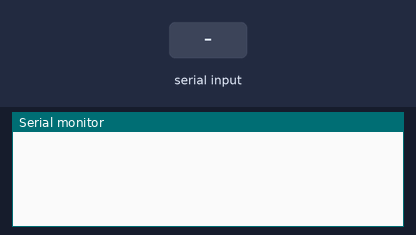
The sketch below on a simulated Arduino Uno, built with avr-gcc and run on an emulated ATmega328P. Shown: the last lines printed to the serial monitor. The inputs (shaded band) are chosen by the test bench.

Above: at 1.2 s.
1.3 s: "1" received over Serial
At 2.9 s:
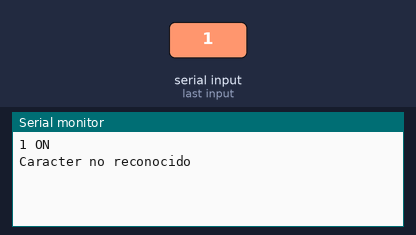
3.2 s: byte 72 ('H') received over Serial
At 3.8 s:
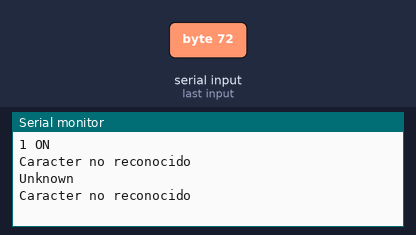
4.7 s: "2" received over Serial
At 5.8 s:
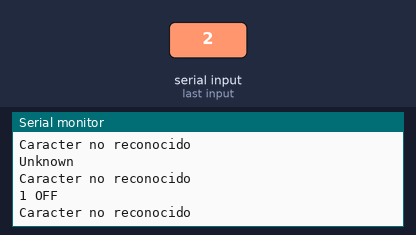
6.6 s: "9" received over Serial
At 9.1 s:
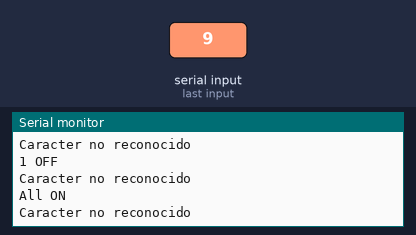
9.4 s: "0" received over Serial
At 11.3 s:
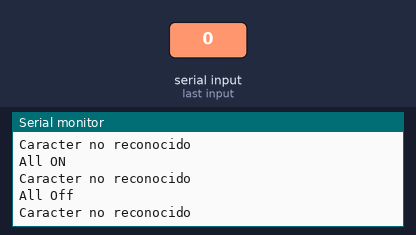

The sketch:

RC_Switch_433_working.ino
```cpp
#include <RCSwitch.h>
RCSwitch mySwitch = RCSwitch();
byte inByte = 0;
int incomingByte;
int estado;

void setup() {
   Serial.begin(9600);
   mySwitch.enableTransmit(3);
   mySwitch.setProtocol(1);
   mySwitch.setPulseLength(190);
   mySwitch.setRepeatTransmit(6);
}
void loop(){
  /* Switch using decimal code */
 if(Serial.available() > 0) { // A byte is ready to receive and read the oldest byte in the serial buffer:
 inByte = Serial.read();
 if(inByte == '1') { // byte is '1'
 mySwitch.send(1135923, 24);
 Serial.println("1 ON");
 }
 else if(inByte == '2') { // byte is '2'
 mySwitch.send(1135932, 24);
 Serial.println("1 OFF");
 }
 else if(inByte == '3') { // byte is '3'
 mySwitch.send(1136067, 24);
 Serial.println("2 ON");
 }
 else if(inByte == '4') { // byte is '4'
 mySwitch.send(1136076, 24);
 Serial.println("2 OFF");
 }
 else if(inByte == '5') { // byte is '5'
 mySwitch.send(1136387, 24);
 Serial.println("3 ON");
 }
 else if(inByte == '6') { // byte is '6'
 mySwitch.send(1136396, 24);
 Serial.println("3 OFF");
 }
 else if(inByte == '7') { // byte is '7'
 mySwitch.send(1137923, 24);
 Serial.println("4 ON");
 }
 else if(inByte == '8') { // byte is '8'
 mySwitch.send(1137932, 24);
 Serial.println("4 OFF");
 }
 // aqui se tiene que seactivar todas enviando los comandos al puerto por ejemplo enviando 2,4,6,8,0 que serian los que aparian las cadena
 else if(inByte == '9') { // byte is '9'
 mySwitch.send(1135923, 24);
 mySwitch.send(1136067, 24);
 mySwitch.send(1136387, 24);
  Serial.println("All ON");
 }
  else if(inByte == '0') { // byte is '9'
 mySwitch.send(1135932, 24);
 mySwitch.send(1136076, 24);
 mySwitch.send(1136396, 24);
 Serial.println("All Off");
 }
 else { // byte isn't known
 Serial.println("Unknown");
 }
 //esta parte devolvera el estado del puerto serial para verificar que dispositivos estan activos
char c = Serial.read(); //Guardamos la lectura en una variable char
if (c == 'H') { //Si es una 'H', enciendo el LED
Serial.println("'H' pulsada");
} else if (c == 'L') { //Si es una 'L', apago el LED
Serial.println("'L' pressed");
} else {
Serial.println("Caracter no reconocido");
 }
 }
 }
```

Measured:
- after the input at 1.3 s, the serial monitor: prints a new line after 0.45 s (image 1)
- after the input at 3.2 s, the serial monitor: prints a new line at once (image 2)
- after the input at 4.7 s, the serial monitor: prints a new line after 0.45 s (image 3)
- after the input at 6.6 s, the serial monitor: prints a new line after 1.4 s (image 4)
- after the input at 9.4 s, the serial monitor: prints a new line after 1.4 s (image 5)
